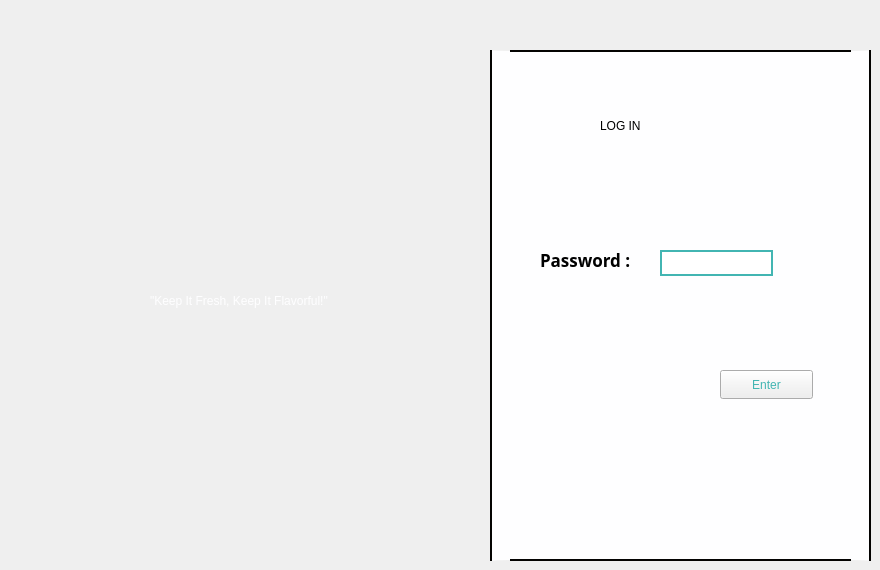
    <widget class="QWidget" name="interfaceConnexion">
     <property name="styleSheet">
      <string notr="true">#interfaceConnexion
{
background-color: #42b5b2;
}
#Box
{
	background-color: #fefeff;
	border-radius :20px #040301;
	border: 2px solid #040301;
}
#writeId
{
border:2px solid #42b5b2;
}
#writepass
{
border:2px solid #42b5b2;
}
#Enterbutton
{
color:#42b5b2;
font: 700 13pt &quot;Berlin Sans FB Demi&quot;;
}
#login
{
font: 700 30pt &quot;Berlin Sans FB Demi&quot;;
}
#Id
{
font: 700 13pt &quot;Berlin Sans FB Demi&quot;;
}
#Password
{
font: 700 13pt &quot;Berlin Sans FB Demi&quot;;
}
#slogan
{
font: 700 13pt &quot;Berlin Sans FB Demi&quot;;
color:#fefeff;
}


</string>
     </property>
     <widget class="QFrame" name="Box">
      <property name="geometry">
       <rect>
        <x>490</x>
        <y>50</y>
        <width>381</width>
        <height>511</height>
       </rect>
      </property>
      <property name="frameShape">
       <enum>QFrame::Shape::StyledPanel</enum>
      </property>
      <property name="frameShadow">
       <enum>QFrame::Shadow::Raised</enum>
      </property>
      <widget class="QLabel" name="Password">
       <property name="geometry">
        <rect>
         <x>50</x>
         <y>200</y>
         <width>121</width>
         <height>20</height>
        </rect>
       </property>
       <property name="font">
        <font>
         <family>Berlin Sans FB Demi</family>
         <pointsize>13</pointsize>
         <italic>false</italic>
         <bold>true</bold>
        </font>
       </property>
       <property name="text">
        <string>Password :</string>
       </property>
      </widget>
      <widget class="QLineEdit" name="writepass">
       <property name="geometry">
        <rect>
         <x>170</x>
         <y>200</y>
         <width>113</width>
         <height>26</height>
        </rect>
       </property>
      </widget>
      <widget class="QPushButton" name="Enterbutton">
       <property name="geometry">
        <rect>
         <x>230</x>
         <y>320</y>
         <width>93</width>
         <height>29</height>
        </rect>
       </property>
       <property name="text">
        <string>Enter</string>
       </property>
      </widget>
      <widget class="QLabel" name="login">
       <property name="geometry">
        <rect>
         <x>110</x>
         <y>50</y>
         <width>181</width>
         <height>51</height>
        </rect>
       </property>
       <property name="text">
        <string>LOG IN</string>
       </property>
      </widget>
     </widget>
     <widget class="QLabel" name="Logo">
      <property name="geometry">
       <rect>
        <x>-50</x>
        <y>140</y>
        <width>451</width>
        <height>181</height>
       </rect>
      </property>
      <property name="styleSheet">
       <string notr="true">font: 36pt &quot;Segoe UI&quot;;</string>
      </property>
      <property name="text">
       <string/>
      </property>
      <property name="pixmap">
       <pixmap>../../Downloads/0abf77c0-45b6-45df-89ee-da8bed3ac28b-removebg-preview.png</pixmap>
      </property>
     </widget>
     <widget class="QLabel" name="slogan">
      <property name="geometry">
       <rect>
        <x>150</x>
        <y>290</y>
        <width>351</width>
        <height>21</height>
       </rect>
      </property>
      <property name="text">
       <string>&quot;Keep It Fresh, Keep It Flavorful!&quot;</string>
      </property>
     </widget>
    </widget>
